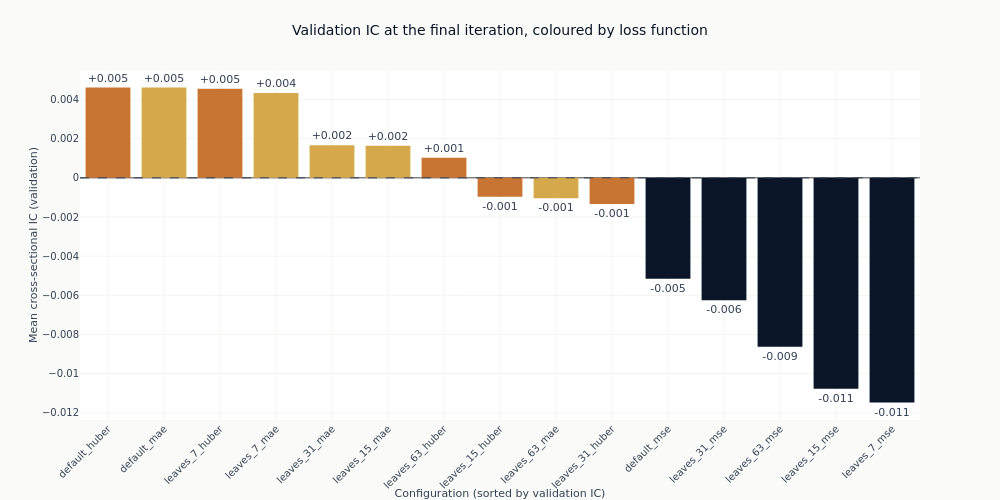

Notebook code for this chart:
### Markdown cell above
### Whether the loss function is what separates them

The curves are coloured by objective because that is the axis with a mechanism behind it. If
heavy tails are steering the squared-error fits, the three colours should separate, and they
should separate more as trees are added, since each additional tree is fitted to the residuals
the previous ones left.

The chart below drops the checkpoint dimension by taking each configuration's final state, so
every configuration is compared at the same amount of training. That is the comparison that does
not require choosing anything after the fact.

### Code cell
final_iteration = int(catalog.get_column("checkpoint_value").max())
final = (
    catalog.filter(pl.col("checkpoint_value") == final_iteration)
    .filter("full_coverage")
    .with_columns(objective=pl.col("config_name").map_elements(objective_of, return_dtype=pl.Utf8))
    .sort("ic_mean", descending=True)
)

fig_obj = go.Figure(
    go.Bar(
        x=final.get_column("config_name").to_list(),
        y=final.get_column("ic_mean").to_list(),
        marker_color=[objectives[value] for value in final.get_column("objective")],
        text=[f"{value:+.3f}" for value in final.get_column("ic_mean")],
        textposition="outside",
        cliponaxis=False,
    )
)
fig_obj.add_hline(y=0, line_width=1, line_dash="dash", line_color=COLORS["neutral"])
fig_obj.update_layout(
    title="Validation IC at the final iteration, coloured by loss function",
    height=500,
    width=1000,
    showlegend=False,
    margin=dict(t=70),
)
fig_obj.update_xaxes(title_text="Configuration (sorted by validation IC)", tickangle=-45)
fig_obj.update_yaxes(title_text="Mean cross-sectional IC (validation)")
show_plotly_with_alt(
    fig_obj,
    "Bar chart of mean validation information coefficient for every full-coverage configuration "
    "at its final boosting iteration, sorted descending and coloured by loss function, against a "
    "dashed zero line. The bars divide by colour rather than by leaf count: every copper Huber "
    "bar stands above the line at the left of the ranking, every blue squared-error bar hangs "
    "below it at the right, and the amber absolute-error bars sit between them across the zero "
    "line. Leaf count varies within each colour group without ordering it.",
)

### Figure 1 — Plotly figure (JSON) as saved in the notebook; plotly's stock layout.template omitted (floating-point values rounded to 4 significant figures)
{"data": [{"cliponaxis": false, "marker": {"color": ["#C87533", "#D4A84B", "#C87533", "#D4A84B", "#D4A84B", "#D4A84B", "#C87533", "#C87533", "#D4A84B", "#C87533", "#0a1628", "#0a1628", "#0a1628", "#0a1628", "#0a1628"]}, "text": ["+0.005", "+0.005", "+0.005", "+0.004", "+0.002", "+0.002", "+0.001", "-0.001", "-0.001", "-0.001", "-0.005", "-0.006", "-0.009", "-0.011", "-0.011"], "textposition": "outside", "type": "bar", "x": ["default_huber", "default_mae", "leaves_7_huber", "leaves_7_mae", "leaves_31_mae", "leaves_15_mae", "leaves_63_huber", "leaves_15_huber", "leaves_63_mae", "leaves_31_huber", "default_mse", "leaves_31_mse", "leaves_63_mse", "leaves_15_mse", "leaves_7_mse"], "y": [0.004612, 0.00461, 0.004549, 0.004327, 0.001664, 0.001643, 0.001026, -0.0009592, -0.001045, -0.001329, -0.005154, -0.006244, -0.008625, -0.01076, -0.01147]}], "layout": {"height": 500, "margin": {"t": 70}, "shapes": [{"line": {"color": "#334155", "dash": "dash", "width": 1}, "type": "line", "x0": 0, "x1": 1, "xref": "x domain", "y0": 0, "y1": 0, "yref": "y"}], "showlegend": false, "title": {"text": "Validation IC at the final iteration, coloured by loss function"}, "width": 1000, "xaxis": {"tickangle": -45, "title": {"text": "Configuration (sorted by validation IC)"}}, "yaxis": {"title": {"text": "Mean cross-sectional IC (validation)"}}}}
